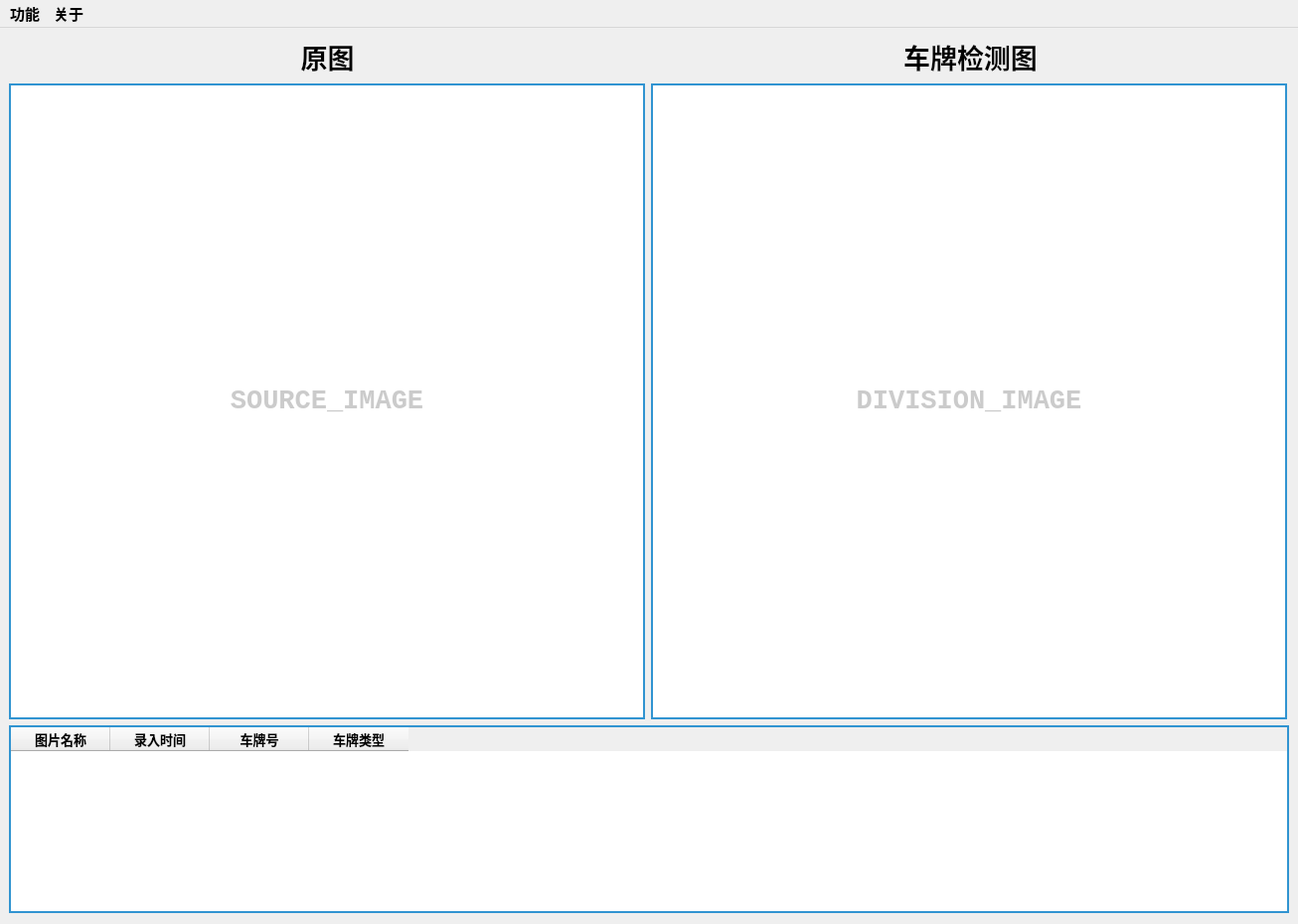
<?xml version="1.0" encoding="UTF-8"?>
<ui version="4.0">
 <class>MainWindow</class>
 <widget class="QMainWindow" name="MainWindow">
  <property name="geometry">
   <rect>
    <x>0</x>
    <y>0</y>
    <width>1306</width>
    <height>930</height>
   </rect>
  </property>
  <property name="minimumSize">
   <size>
    <width>1306</width>
    <height>930</height>
   </size>
  </property>
  <property name="maximumSize">
   <size>
    <width>1306</width>
    <height>930</height>
   </size>
  </property>
  <property name="font">
   <font>
    <family>Consolas</family>
    <pointsize>10</pointsize>
   </font>
  </property>
  <property name="mouseTracking">
   <bool>false</bool>
  </property>
  <property name="windowTitle">
   <string>车牌识别Demo</string>
  </property>
  <property name="windowIcon">
   <iconset resource="mainwindow.qrc">
    <normaloff>:/Image/windowico.png</normaloff>:/Image/windowico.png</iconset>
  </property>
  <property name="styleSheet">
   <string notr="true">QLabel#source, #division{
    color: #CBCBCB;
	border: 2px solid #3194D1;
	background: #FFFFFF
}

QListWidget#listWidget{
	border: 2px solid #3194D1;
	background: #FFFFFF
}

QListWidget::item:hover#listWidget{
	border: 2px solid #006363
}

QListWidget::item:selected#listWidget{
	color:black;
	background:#60D6A7
}

QTableWidget#tableWidget{
	border: 2px solid #3194D1;
}</string>
  </property>
  <widget class="QWidget" name="centralwidget">
   <property name="minimumSize">
    <size>
     <width>1306</width>
     <height>900</height>
    </size>
   </property>
   <property name="maximumSize">
    <size>
     <width>1306</width>
     <height>900</height>
    </size>
   </property>
   <layout class="QVBoxLayout" name="verticalLayout">
    <item>
     <layout class="QHBoxLayout" name="horizontalLayout">
      <item>
       <widget class="QLabel" name="label_1">
        <property name="font">
         <font>
          <family>Consolas</family>
          <pointsize>20</pointsize>
          <bold>true</bold>
         </font>
        </property>
        <property name="text">
         <string>原图</string>
        </property>
        <property name="alignment">
         <set>Qt::AlignCenter</set>
        </property>
       </widget>
      </item>
      <item>
       <widget class="QLabel" name="label_2">
        <property name="font">
         <font>
          <family>Consolas</family>
          <pointsize>20</pointsize>
          <bold>true</bold>
         </font>
        </property>
        <property name="text">
         <string>车牌检测图</string>
        </property>
        <property name="alignment">
         <set>Qt::AlignCenter</set>
        </property>
       </widget>
      </item>
     </layout>
    </item>
    <item>
     <layout class="QHBoxLayout" name="horizontalLayout_2">
      <item>
       <widget class="QLabel" name="source">
        <property name="minimumSize">
         <size>
          <width>640</width>
          <height>640</height>
         </size>
        </property>
        <property name="maximumSize">
         <size>
          <width>640</width>
          <height>640</height>
         </size>
        </property>
        <property name="font">
         <font>
          <family>Consolas</family>
          <pointsize>20</pointsize>
          <bold>true</bold>
         </font>
        </property>
        <property name="styleSheet">
         <string notr="true"/>
        </property>
        <property name="text">
         <string>SOURCE_IMAGE</string>
        </property>
        <property name="alignment">
         <set>Qt::AlignCenter</set>
        </property>
       </widget>
      </item>
      <item>
       <widget class="QLabel" name="division">
        <property name="minimumSize">
         <size>
          <width>640</width>
          <height>640</height>
         </size>
        </property>
        <property name="maximumSize">
         <size>
          <width>640</width>
          <height>640</height>
         </size>
        </property>
        <property name="font">
         <font>
          <family>Consolas</family>
          <pointsize>20</pointsize>
          <bold>true</bold>
         </font>
        </property>
        <property name="text">
         <string>DIVISION_IMAGE</string>
        </property>
        <property name="alignment">
         <set>Qt::AlignCenter</set>
        </property>
       </widget>
      </item>
     </layout>
    </item>
    <item>
     <widget class="QTableWidget" name="tableWidget">
      <property name="font">
       <font>
        <family>Consolas</family>
        <pointsize>12</pointsize>
       </font>
      </property>
      <property name="autoFillBackground">
       <bool>false</bool>
      </property>
      <property name="rowCount">
       <number>0</number>
      </property>
      <column>
       <property name="text">
        <string>图片名称</string>
       </property>
       <property name="font">
        <font>
         <family>Consolas</family>
         <pointsize>10</pointsize>
         <bold>true</bold>
        </font>
       </property>
      </column>
      <column>
       <property name="text">
        <string>录入时间</string>
       </property>
       <property name="font">
        <font>
         <family>Consolas</family>
         <pointsize>10</pointsize>
         <bold>true</bold>
        </font>
       </property>
      </column>
      <column>
       <property name="text">
        <string>车牌号</string>
       </property>
       <property name="font">
        <font>
         <family>Consolas</family>
         <pointsize>10</pointsize>
         <bold>true</bold>
        </font>
       </property>
      </column>
      <column>
       <property name="text">
        <string>车牌类型</string>
       </property>
       <property name="font">
        <font>
         <family>Consolas</family>
         <pointsize>10</pointsize>
         <bold>true</bold>
        </font>
       </property>
      </column>
     </widget>
    </item>
   </layout>
  </widget>
  <widget class="QMenuBar" name="menubar">
   <property name="geometry">
    <rect>
     <x>0</x>
     <y>0</y>
     <width>1306</width>
     <height>24</height>
    </rect>
   </property>
   <property name="font">
    <font>
     <family>Consolas</family>
     <pointsize>11</pointsize>
     <bold>true</bold>
    </font>
   </property>
   <widget class="QMenu" name="menu">
    <property name="font">
     <font>
      <family>Consolas</family>
      <pointsize>10</pointsize>
      <bold>false</bold>
     </font>
    </property>
    <property name="title">
     <string>功能</string>
    </property>
    <addaction name="select"/>
    <addaction name="location"/>
    <addaction name="number"/>
    <addaction name="separator"/>
    <addaction name="selects"/>
    <addaction name="separator"/>
    <addaction name="select_video"/>
    <addaction name="separator"/>
    <addaction name="select_camera"/>
    <addaction name="close_camera"/>
    <addaction name="separator"/>
    <addaction name="clear"/>
    <addaction name="repetition"/>
    <addaction name="output"/>
   </widget>
   <widget class="QMenu" name="menu_2">
    <property name="title">
     <string>关于</string>
    </property>
    <addaction name="information"/>
   </widget>
   <addaction name="menu"/>
   <addaction name="menu_2"/>
  </widget>
  <action name="file">
   <property name="text">
    <string>选择文件</string>
   </property>
   <property name="font">
    <font/>
   </property>
  </action>
  <action name="location">
   <property name="text">
    <string>车牌定位</string>
   </property>
  </action>
  <action name="number">
   <property name="text">
    <string>号码提取</string>
   </property>
  </action>
  <action name="repetition">
   <property name="text">
    <string>去重</string>
   </property>
  </action>
  <action name="output">
   <property name="text">
    <string>导出</string>
   </property>
  </action>
  <action name="select">
   <property name="text">
    <string>选择图片</string>
   </property>
  </action>
  <action name="information">
   <property name="text">
    <string>信息</string>
   </property>
  </action>
  <action name="selects">
   <property name="text">
    <string>选择文件夹</string>
   </property>
  </action>
  <action name="clear">
   <property name="text">
    <string>清空</string>
   </property>
  </action>
  <action name="select_camera">
   <property name="text">
    <string>选择摄像头</string>
   </property>
  </action>
  <action name="close_camera">
   <property name="text">
    <string>关闭摄像头</string>
   </property>
  </action>
  <action name="select_video">
   <property name="text">
    <string>选择视频</string>
   </property>
  </action>
 </widget>
 <resources>
  <include location="mainwindow.qrc"/>
 </resources>
 <connections/>
</ui>
